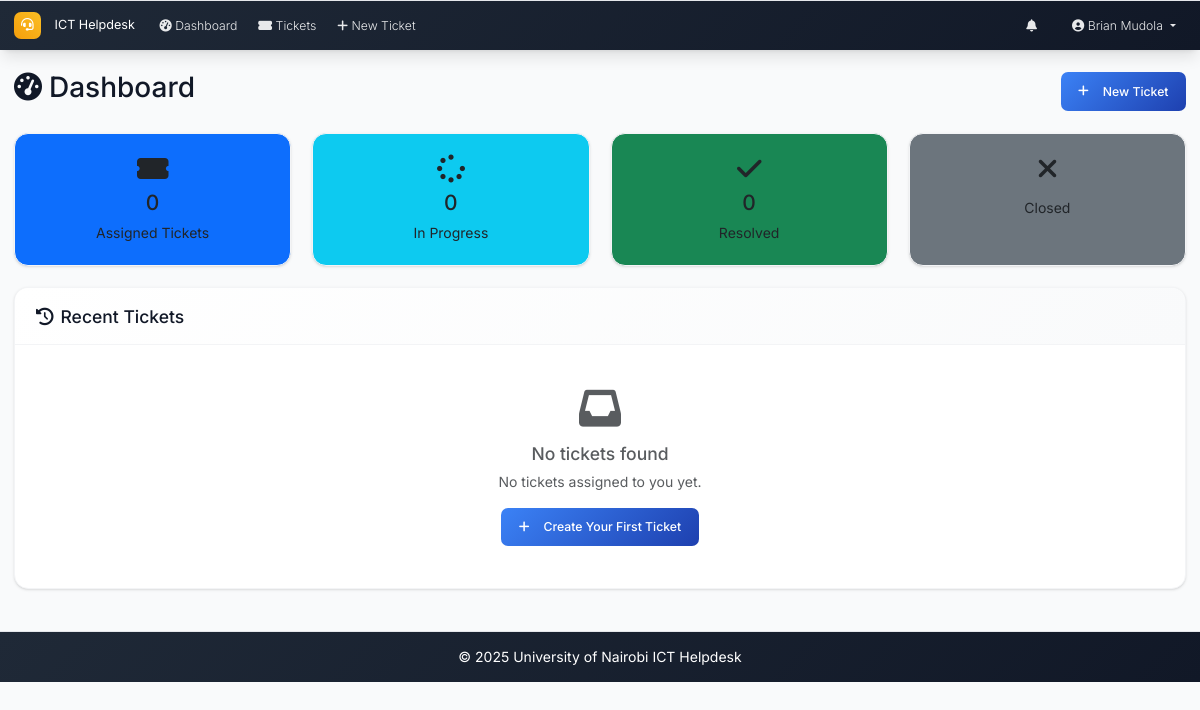
/dashboard (signed in), run on an earlier commit of the app's database.
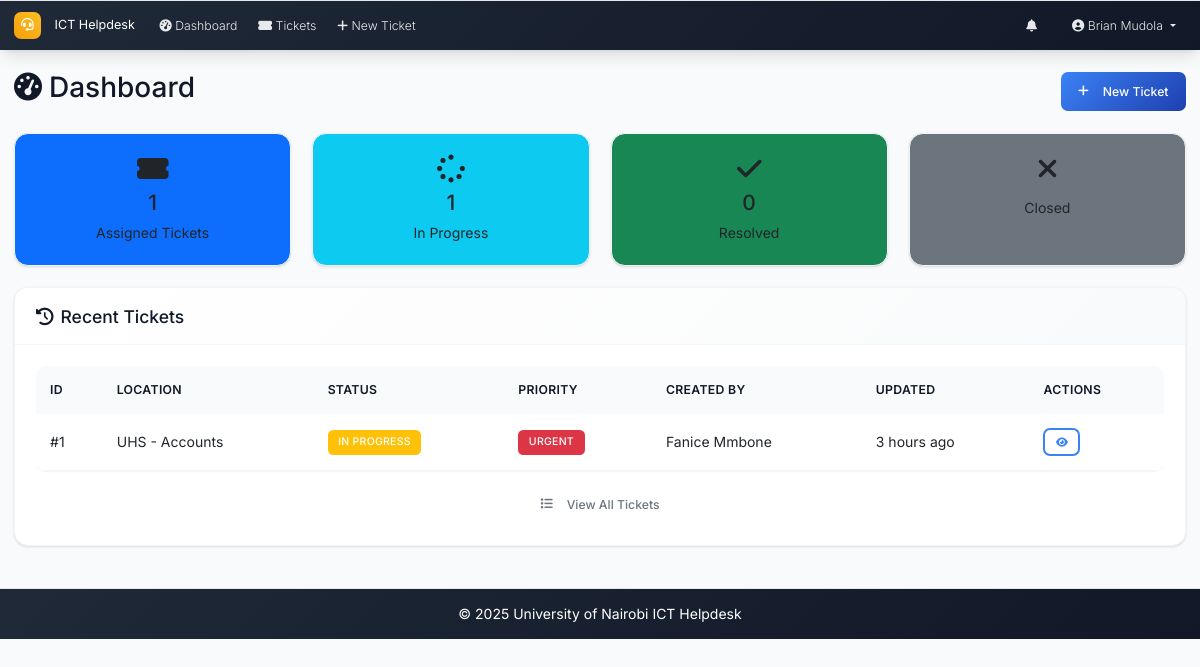
And on a later commit of the database.
### models.py (models this page shows, shortened)
class Ticket(db.Model):
    id = db.Column(db.Integer, primary_key=True)
    location = db.Column(db.String(200), nullable=False)
    description = db.Column(Text, nullable=False)
    status = db.Column(db.String(20), nullable=False, default='open')  # open, in_progress, resolved, closed
    priority = db.Column(db.String(20), nullable=False, default='medium')  # low, medium, high, urgent
    created_at = db.Column(db.DateTime, default=datetime.utcnow)
    updated_at = db.Column(db.DateTime, default=datetime.utcnow, onupdate=datetime.utcnow)
    closed_at = db.Column(db.DateTime)
    closed_by_id = db.Column(db.Integer, db.ForeignKey('user.id'), nullable=True)
    due_date = db.Column(db.DateTime, nullable=True)
    created_by_id = db.Column(db.Integer, db.ForeignKey('user.id'), nullable=True)
    category_id = db.Column(db.Integer, db.ForeignKey('category.id'))
    comments = db.relationship('Comment', backref='ticket', lazy='dynamic', cascade='all, delete-orphan')
    attachments = db.relationship('Attachment', backref='ticket', lazy='dynamic', cascade='all, delete-orphan')
    assignees = db.relationship('User', secondary=ticket_assignees, back_populates='assigned_tickets', lazy='selectin')
    closed_by = db.relationship('User', foreign_keys=[closed_by_id], backref='closed_tickets')

class User(UserMixin, db.Model):
    id = db.Column(db.Integer, primary_key=True)
    username = db.Column(db.String(64), unique=True, nullable=False)
    email = db.Column(db.String(120), unique=True, nullable=False)
    password_hash = db.Column(db.String(256), nullable=False)
    full_name = db.Column(db.String(100), nullable=False)
    role = db.Column(db.String(20), nullable=False, default='user')  # admin, intern, user
    created_at = db.Column(db.DateTime, default=datetime.utcnow)
    is_active = db.Column(db.Boolean, default=True)
    is_verified = db.Column(db.Boolean, default=False)
    verification_token = db.Column(db.String(128), nullable=True)
    phone_number = db.Column(db.String(20), nullable=True)
    is_approved = db.Column(db.Boolean, default=False)
    approved_by_id = db.Column(db.Integer, db.ForeignKey('user.id'), nullable=True)
    approved_at = db.Column(db.DateTime, nullable=True)
    tickets_created = db.relationship('Ticket', foreign_keys='Ticket.created_by_id', backref='creator', lazy='dynamic')
    assigned_tickets = db.relationship('Ticket', secondary='ticket_assignees', back_populates='assignees', lazy='selectin')
    comments = db.relationship('Comment', backref='author', lazy='dynamic')

### routes.py (the view)
@app.route('/dashboard')
@login_required
def dashboard():
    if current_user.role == 'admin':
        return redirect(url_for('admin_dashboard'))
    stats = get_dashboard_stats(current_user)
    recent_tickets = Ticket.query.join(Ticket.assignees).filter(User.id == current_user.id).order_by(desc(Ticket.updated_at)).limit(5).all()
    return render_template('dashboard.html', stats=stats, recent_tickets=recent_tickets)

### app.py (called while the page is built)
@login_manager.user_loader
def load_user(user_id):
    from models import User
    return User.query.get(int(user_id))

@app.context_processor
def inject_now():
    return {'now': datetime.utcnow}

### routes.py (called while the page is built)
@app.context_processor
def inject_datetime():
    return dict(datetime=datetime)

### utils.py (called while the page is built)
def get_priority_badge_class(priority):
    classes = {
        'low': 'bg-secondary',
        'medium': 'bg-warning',
        'high': 'bg-danger',
        'urgent': 'bg-danger'
    }
    return classes.get(priority, 'bg-secondary')

def get_status_badge_class(status):
    classes = {
        'open': 'bg-primary',
        'in_progress': 'bg-warning',
        'resolved': 'bg-success',
        'closed': 'bg-secondary'
    }
    return classes.get(status, 'bg-secondary')

### templates/dashboard.html (shortened to what the changed rows need)
{% extends "base.html" %}
{% block content %}
<div class="d-flex justify-content-between align-items-center mb-4">
    <h2><i class="fas fa-tachometer-alt me-2"></i>Dashboard</h2>
</div>
<div class="row mb-4">
    {% if current_user.role == 'intern' %}
        <div class="col-md-3">
            <a href="{{ url_for('tickets_list', status='assigned') }}" class="text-decoration-none">
                <div class="card bg-primary h-100">
                    <div class="card-body text-center">
                        <i class="fas fa-ticket-alt fa-2x mb-2"></i>
                        <h4>{{ stats.assigned_tickets }}</h4>
                        <p class="mb-0">Assigned Tickets</p>
                    </div>
                </div>
            </a>
        </div>
        <div class="col-md-3">
            <a href="{{ url_for('tickets_list', status='in_progress') }}" class="text-decoration-none">
                <div class="card bg-info h-100">
                    <div class="card-body text-center">
                        <i class="fas fa-spinner fa-2x mb-2"></i>
                        <h4>{{ stats.my_in_progress }}</h4>
                        <p class="mb-0">In Progress</p>
                    </div>
                </div>
            </a>
        </div>
        <div class="col-md-3">
            <a href="{{ url_for('tickets_list', status='resolved') }}" class="text-decoration-none">
                <div class="card bg-success h-100">
                    <div class="card-body text-center">
                        <i class="fas fa-check fa-2x mb-2"></i>
                        <h4>{{ stats.my_resolved }}</h4>
                        <p class="mb-0">Resolved</p>
                    </div>
                </div>
            </a>
        </div>
        <div class="col-md-3">
            <a href="{{ url_for('tickets_list', status='closed') }}" class="text-decoration-none">
                <div class="card bg-secondary h-100">
                    <div class="card-body text-center">
                        <i class="fas fa-times fa-2x mb-2"></i>
                        <p class="mb-0">Closed</p>
                    </div>
                </div>
            </a>
        </div>
    {% endif %}
</div>
<div class="card">
    <div class="card-body">
        {% if recent_tickets %}
            <div class="table-responsive">
                <table class="table table-hover">
                    <thead>
                        <tr>
                            <th>ID</th>
                            <th>Location</th>
                            <th>Status</th>
                            <th>Priority</th>
                            {% if current_user.role == 'intern' %}
                            <th>Created By</th>
                            {% else %}
                            <th>Assigned To</th>
                            {% endif %}
                            <th>Updated</th>
                            <th>Actions</th>
                        </tr>
                    </thead>
                    <tbody>
                        {% for ticket in recent_tickets %}
                        <tr>
                            <td>#{{ ticket.id }}</td>
                            <td>{{ ticket.location[:50] }}{% if ticket.location and ticket.location|length > 50 %}...{% endif %}</td>
                            <td>
                                <span class="badge {{ ticket.status|status_badge }}">
                                    {{ ticket.status.replace('_', ' ').title() }}
                                </span>
                            </td>
                            <td>
                                <span class="badge {{ ticket.priority|priority_badge }}">
                                    {{ ticket.priority.title() }}
                                </span>
                            </td>
                            {% if current_user.role == 'intern' %}
                            <td>{{ ticket.creator.full_name }}</td>
                            {% endif %}
                            <td>{{ ticket.updated_at|time_ago }}</td>
                            <td>
                                <a href="{{ url_for('ticket_detail', id=ticket.id) }}" class="btn btn-sm btn-outline-primary">
                                    <i class="fas fa-eye"></i>
                                </a>
                            </td>
                        </tr>
                        {% endfor %}
                    </tbody>
                </table>
            </div>
            <div class="text-center">
                <a href="{{ url_for('tickets_list') }}" class="btn btn-outline-secondary">
                    <i class="fas fa-list me-2"></i>View All Tickets
                </a>
            </div>
        {% else %}
            <div class="text-center py-4">
                <i class="fas fa-inbox fa-3x text-muted mb-3"></i>
                <h5 class="text-muted">No tickets found</h5>
                <p class="text-muted">
                    {% if current_user.role == 'user' %}
                        You haven't created any tickets yet.
                    {% else %}
                        No tickets assigned to you yet.
                    {% endif %}
                </p>
                <a href="{{ url_for('new_ticket') }}" class="btn btn-primary">
                    <i class="fas fa-plus me-2"></i>Create Your First Ticket
                </a>
            </div>
        {% endif %}
    </div>
</div>
{% endblock %}

What changed in the data, as far as the page shows it:
added Ticket: id "1", location "UHS - Accounts", status.replace "IN PROGRESS", priority "URGENT", creator.full_name "Fanice Mmbone", updated_at "3 hours ago"
Also different on the page:
{{ stats.assigned_tickets }}: "0" → "1"
{{ stats.my_in_progress }}: "0" → "1"
text no longer shown: "No tickets found No tickets assigned to you yet. Create Your First Ticket"
text now shown: "ID LOCATION STATUS PRIORITY CREATED BY UPDATED ACTIONS View All Tickets"
